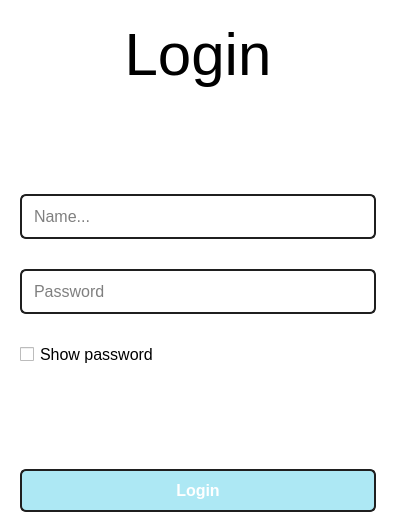
<?xml version="1.0" encoding="UTF-8"?>
<ui version="4.0">
 <class>login</class>
 <widget class="QDialog" name="login">
  <property name="windowModality">
   <enum>Qt::WindowModality::WindowModal</enum>
  </property>
  <property name="enabled">
   <bool>true</bool>
  </property>
  <property name="geometry">
   <rect>
    <x>0</x>
    <y>0</y>
    <width>396</width>
    <height>532</height>
   </rect>
  </property>
  <property name="minimumSize">
   <size>
    <width>300</width>
    <height>450</height>
   </size>
  </property>
  <property name="maximumSize">
   <size>
    <width>10000</width>
    <height>10000</height>
   </size>
  </property>
  <property name="focusPolicy">
   <enum>Qt::FocusPolicy::NoFocus</enum>
  </property>
  <property name="acceptDrops">
   <bool>false</bool>
  </property>
  <property name="windowTitle">
   <string>Bakery POS</string>
  </property>
  <property name="styleSheet">
   <string notr="true">QDialog {
    background-color: white;
}

QLabel#labelTitle {
    font-size: 60px;
    color: black;
}

QCheckBox {
    color: black;
    spacing: 6px;
    font-size: 16px;
}

QLineEdit {
    border: 1.82px solid #1F1F1F;
    border-radius: 6.28px;
    padding: 10px;
    font-size: 16px;
    color: black;
    background-color: white;
}

QPushButton#btnLogin {
    background-color: #ADE8F4;
    border: 1.82px solid #1F1F1F;
    border-radius: 6.28px;
    padding: 10px;
    font-size: 16px;
    font-weight: bold;
    color: white;
}

QPushButton#btnLogin:pressed {
    background-color: #0096C7;
}
</string>
  </property>
  <property name="modal">
   <bool>false</bool>
  </property>
  <layout class="QVBoxLayout" name="verticalLayout" stretch="0,0,1,1,1,0,1">
   <property name="spacing">
    <number>30</number>
   </property>
   <property name="leftMargin">
    <number>20</number>
   </property>
   <property name="topMargin">
    <number>20</number>
   </property>
   <property name="rightMargin">
    <number>20</number>
   </property>
   <property name="bottomMargin">
    <number>20</number>
   </property>
   <item>
    <widget class="QLabel" name="labelTitle">
     <property name="font">
      <font>
       <family>Segoe UI</family>
       <pointsize>-1</pointsize>
       <bold>false</bold>
      </font>
     </property>
     <property name="text">
      <string>Login</string>
     </property>
     <property name="alignment">
      <set>Qt::AlignmentFlag::AlignCenter</set>
     </property>
    </widget>
   </item>
   <item>
    <spacer name="verticalSpacer_2">
     <property name="orientation">
      <enum>Qt::Orientation::Vertical</enum>
     </property>
     <property name="sizeType">
      <enum>QSizePolicy::Policy::Expanding</enum>
     </property>
     <property name="sizeHint" stdset="0">
      <size>
       <width>20</width>
       <height>40</height>
      </size>
     </property>
    </spacer>
   </item>
   <item>
    <widget class="QLineEdit" name="usernameLineEdit">
     <property name="placeholderText">
      <string>Name...</string>
     </property>
    </widget>
   </item>
   <item>
    <widget class="QLineEdit" name="passwordLineEdit">
     <property name="echoMode">
      <enum>QLineEdit::EchoMode::Password</enum>
     </property>
     <property name="placeholderText">
      <string>Password</string>
     </property>
    </widget>
   </item>
   <item>
    <widget class="QCheckBox" name="checkBox">
     <property name="enabled">
      <bool>true</bool>
     </property>
     <property name="acceptDrops">
      <bool>false</bool>
     </property>
     <property name="autoFillBackground">
      <bool>false</bool>
     </property>
     <property name="text">
      <string>Show password</string>
     </property>
     <property name="checkable">
      <bool>true</bool>
     </property>
     <property name="checked">
      <bool>false</bool>
     </property>
     <property name="autoRepeat">
      <bool>false</bool>
     </property>
     <property name="autoExclusive">
      <bool>false</bool>
     </property>
    </widget>
   </item>
   <item>
    <spacer name="verticalSpacer">
     <property name="orientation">
      <enum>Qt::Orientation::Vertical</enum>
     </property>
     <property name="sizeType">
      <enum>QSizePolicy::Policy::Expanding</enum>
     </property>
     <property name="sizeHint" stdset="0">
      <size>
       <width>20</width>
       <height>40</height>
      </size>
     </property>
    </spacer>
   </item>
   <item>
    <widget class="QPushButton" name="btnLogin">
     <property name="font">
      <font>
       <family>Segoe UI</family>
       <pointsize>-1</pointsize>
       <bold>true</bold>
      </font>
     </property>
     <property name="text">
      <string>Login</string>
     </property>
    </widget>
   </item>
  </layout>
 </widget>
 <resources/>
 <connections/>
</ui>
